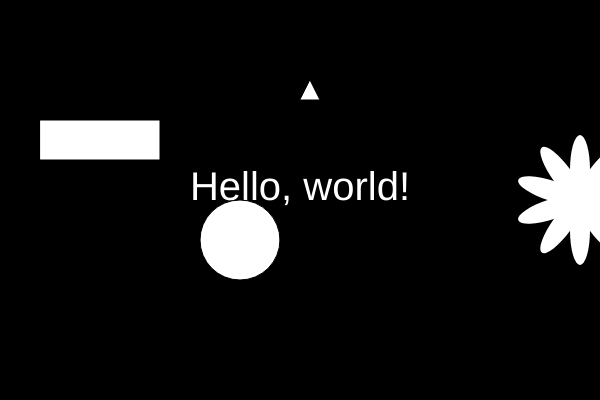
Frame 1 (no input)
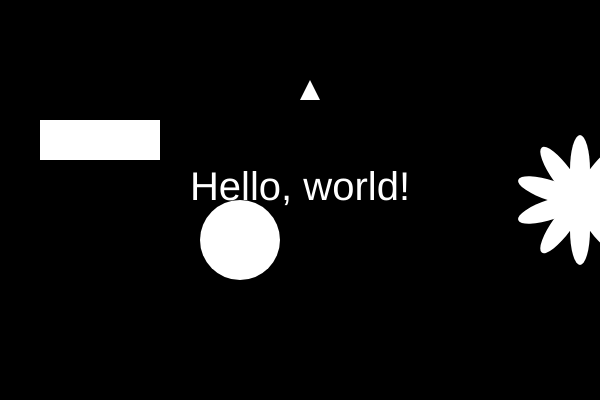
Frame 60 (no input)
Frame 120 (the mouse pressed at the canvas centre since frame 60): identical to frame 60, image omitted

The p5.js sketch that drew these frames (run headless with seeded random() and noise() and a simulated clock; from frame 60 on, the mouse is pressed at the canvas centre):

// p5.js sketch
// ── sketch.js

// Setup code goes here
function setup() {
  createCanvas(600, 400);
  textSize(40);
  textAlign(CENTER);
}


// Draw code goes here
function draw() {
  background(0);


  fill(255);
  text("Hello, world!", width / 2, height / 2);

  // A rectangle
  rect(40, 120, 120, 40);
  // A circle
  ellipse(240, 240, 80, 80);
  // A triangle
  triangle(300, 100, 320, 100, 310, 80);

  // A design for a simple flower
  translate(580, 200);
  noStroke();
  for (let i = 0; i < 10; i++) {
    ellipse(0, 30, 20, 70);
    rotate(PI / 5);
  }
}
